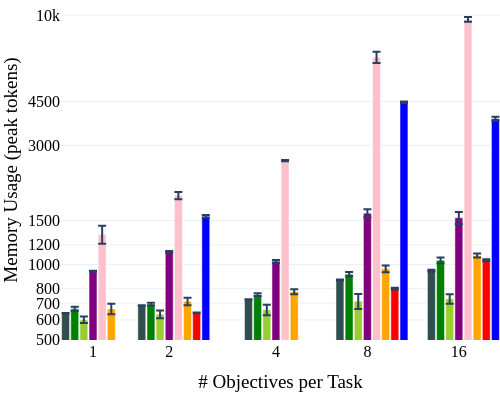

Notebook code cell kept with this figure:
### Code cell
# First plot - Bar chart for tokens
OBJS_TO_X = {1: 1, 2: 2.25, 4: 4, 8: 5.5, 16: 7}
fig = go.Figure()
bar_width = 0.13
bar_padding = 0.02
xoffsets = (np.arange(8) - 3) * (bar_width + bar_padding)

x_index = 0

# ABBEL Zero-Shot Tokens 
fig.add_trace(go.Bar(
    x=[OBJS_TO_X[o] +xoffsets[x_index] for o in ALL_NUM_OBJS],
    y=[np.mean(t) for t in ztokens],
    error_y=dict(type='data', array=[np.std(t)/np.sqrt(len(t)) for t in ztokens]),
    name='ABBEL Zero-Shot',
    marker_color='darkslategray',
    width=bar_width
))

x_index += 1

# ABBEL Tokens 
seeds_obj_result = []
for seed in atokens_seeds:
    seeds_obj_result.append([np.mean(obj) for obj in seed])
seeds_obj_result = np.vstack(seeds_obj_result)
fig.add_trace(go.Bar(
    x=[OBJS_TO_X[o] + xoffsets[x_index] for o in ALL_NUM_OBJS],
    y=np.mean(seeds_obj_result,axis=0),
    error_y=dict(type='data', array=np.std(seeds_obj_result,axis=0)/np.sqrt(len(seeds_obj_result))),
    name='ABBEL',
    marker_color='green',
    width=bar_width
))

x_index += 1

# ABBEL (Length Penalty) Tokens
seeds_obj_result = []
for seed in apen01tokens_seeds:
    seeds_obj_result.append([np.mean(obj) for obj in seed])
seeds_obj_result = np.vstack(seeds_obj_result)
fig.add_trace(go.Bar(
    x=[OBJS_TO_X[o] + xoffsets[x_index] for o in ALL_NUM_OBJS],
    y=np.mean(seeds_obj_result,axis=0),
    error_y=dict(type='data', array=np.std(seeds_obj_result,axis=0)/np.sqrt(len(seeds_obj_result))),
    name='ABBEL (Length Penalty)',
    marker_color='yellowgreen',
    width=bar_width
))

x_index += 1

# vanilla zero shot Tokens
fig.add_trace(go.Bar(
    x=[OBJS_TO_X[o] + xoffsets[x_index] for o in ALL_NUM_OBJS],
    y=[np.mean(t) for t in zvtokens],
    error_y=dict(type='data', array=[np.std(t)/np.sqrt(len(t)) for t in zvtokens]),
    name='Vanilla Zero-Shot',
    marker_color='purple',
    width=bar_width
))

x_index += 1

# Vanilla Tokens
seeds_obj_result = []
for seed in vtokens_seeds:
    seeds_obj_result.append([np.mean(obj) for obj in seed])
seeds_obj_result = np.vstack(seeds_obj_result)
fig.add_trace(go.Bar(
    x=[OBJS_TO_X[o] + xoffsets[x_index] for o in ALL_NUM_OBJS],
    y=np.mean(seeds_obj_result,axis=0),
    error_y=dict(type='data', array=np.std(seeds_obj_result,axis=0)/np.sqrt(len(seeds_obj_result))),
    name='Vanilla',
    marker_color='pink',
    width=bar_width
))

x_index += 1

seeds_obj_result = []
for seed in mtokens_seeds:
    seeds_obj_result.append([np.mean(obj) for obj in seed])
seeds_obj_result = np.vstack(seeds_obj_result)
# MEM1 (Instruct) Tokens
fig.add_trace(go.Bar(
    x=[OBJS_TO_X[o] + xoffsets[x_index] for o in ALL_NUM_OBJS],
    y=np.mean(seeds_obj_result,axis=0),
    error_y=dict(type='data', array=np.std(seeds_obj_result,axis=0)/np.sqrt(len(seeds_obj_result))),
    name='MEM1 (Instruct)',
    marker_color='orange',
    width=bar_width
))

x_index += 1

# MEM1 (Reported) Tokens
fig.add_trace(go.Bar(
    x=[OBJS_TO_X[o] + xoffsets[x_index] for o in REPORTED_OBJS],
    y=[640,801,1040],
    error_y=dict(type='data', array=[2,6,9]),
    name='MEM1',
    marker_color='red',
    width=bar_width
))

x_index += 1
# qwen 14b (Reported) Tokens
fig.add_trace(go.Bar(
    x=[OBJS_TO_X[o] + xoffsets[x_index] for o in REPORTED_OBJS],
    y=[1560,4470,3840],
    error_y=dict(type='data', array=[19,37,71]),
    name='Qwen2.5-14B-Instruct',
    marker_color='blue',
    width=bar_width
))

fig.update_layout(
    xaxis_title='# Objectives per Task',
    yaxis_title='Memory Usage (peak tokens)',
    template='plotly_white',
    font=dict(family='Times New Roman', size=16, color='black'),
    width=500,
    height=400,
    showlegend=False,
    xaxis=dict(tickvals=[OBJS_TO_X[o] for o in ALL_NUM_OBJS], ticktext=ALL_NUM_OBJS),
    yaxis=dict(type='log', tickvals=[500,600,700,800,1000,1200,1500,3000,4500,10000]),
    margin=dict(l=0, r=0, t=0, b=60)
)

fig.show()
fig.write_image("notebooks/figures/QA_peak_tokens_fullevalseeds.pdf", width=500, height=400)

### Figure 1 — Plotly figure (JSON) as saved in the notebook; plotly's stock layout.template omitted (floating-point values rounded to 4 significant figures)
{"data": [{"error_y": {"array": [0.9261, 0.9057, 1.8, 3.706, 8.084], "type": "data"}, "marker": {"color": "darkslategray"}, "name": "ABBEL Zero-Shot", "type": "bar", "width": 0.13, "x": [0.55, 1.8, 3.55, 5.05, 6.55], "y": [638.7, 685.2, 724.0, 866.7, 946.0]}, {"error_y": {"array": [12.62, 9.048, 9.688, 18.36, 27.94], "type": "data"}, "marker": {"color": "green"}, "name": "ABBEL", "type": "bar", "width": 0.13, "x": [0.7, 1.95, 3.7, 5.2, 6.7], "y": [664.3, 694.3, 756.8, 915.1, 1039.0]}, {"error_y": {"array": [17.76, 22.59, 31.3, 49.19, 32.14], "type": "data"}, "marker": {"color": "yellowgreen"}, "name": "ABBEL (Length Penalty)", "type": "bar", "width": 0.13, "x": [0.85, 2.1, 3.85, 5.35, 6.85], "y": [600.8, 632.2, 658.2, 713.0, 728.9]}, {"error_y": {"array": [4.88, 9.011, 13.0, 59.33, 84.23], "type": "data"}, "marker": {"color": "purple"}, "name": "Vanilla Zero-Shot", "type": "bar", "width": 0.13, "x": [1, 2.25, 4, 5.5, 7], "y": [940.4, 1125.0, 1030.0, 1606.0, 1540.0]}, {"error_y": {"array": [109.5, 64.85, 14.72, 349.7, 211.5], "type": "data"}, "marker": {"color": "pink"}, "name": "Vanilla", "type": "bar", "width": 0.13, "x": [1.15, 2.4, 4.15, 5.65, 7.15], "y": [1322.0, 1890.0, 2611.0, 6775.0, 9613.0]}, {"error_y": {"array": [32.44, 24.9, 17.88, 29.36, 19.9], "type": "data"}, "marker": {"color": "orange"}, "name": "MEM1 (Instruct)", "type": "bar", "width": 0.13, "x": [1.3, 2.55, 4.3, 5.8, 7.3], "y": [664.1, 711.6, 778.7, 961.1, 1086.0]}, {"error_y": {"array": [2, 6, 9], "type": "data"}, "marker": {"color": "red"}, "name": "MEM1", "type": "bar", "width": 0.13, "x": [2.7, 5.95, 7.45], "y": [640, 801, 1040]}, {"error_y": {"array": [19, 37, 71], "type": "data"}, "marker": {"color": "blue"}, "name": "Qwen2.5-14B-Instruct", "type": "bar", "width": 0.13, "x": [2.85, 6.1, 7.6], "y": [1560, 4470, 3840]}], "layout": {"font": {"color": "black", "family": "Times New Roman", "size": 16}, "height": 400, "margin": {"b": 60, "l": 0, "r": 0, "t": 0}, "showlegend": false, "width": 500, "xaxis": {"ticktext": [1, 2, 4, 8, 16], "tickvals": [1, 2.25, 4, 5.5, 7], "title": {"text": "# Objectives per Task"}}, "yaxis": {"tickvals": [500, 600, 700, 800, 1000, 1200, 1500, 3000, 4500, 10000], "title": {"text": "Memory Usage (peak tokens)"}, "type": "log"}}}
